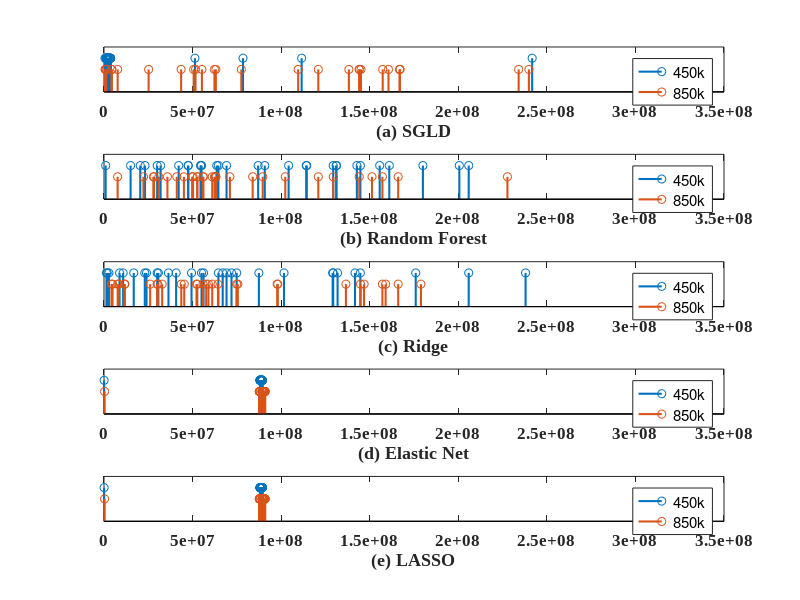

MATLAB code to generate this figure:
%% 450k
% 450k
%1218
sgld_loc=[554191	1212037	1320355	1321949	1322197	1324869	1438043	1438491	1445237	1447653	1448689	1454588	2188739	2195073	2200195	2266605	2278159	2285604	3087097	3092610	3097495	3349810	3663082	3668186	3669406	3714560	51342927	78460545	111571814	241700323
];
ridge_loc=[30018734	141694727	87437853	129387915	36397065	1805819	56179041	67010072	129074749	55058052	144720821	74900038	64568351	30673725	23027033	69173193	40716642	24000563	131860025	205885516	49401569	175980091	2769563	8788859	101621138	71986889	237988139	10798653	16790972	1364173
];
%1218
lasso_loc=[66892	88446971	88409881	88360018	88344614	88344454	88328391	88512755	88295459	88174249	88126069	88120588	88088407	88086615	88030594	88218727	88593304	88627650	88651049	89365313	89364656	89301921	89274479	89274369	89231437	89211759	89065432	89061922	88988667	88955359
];
%1218
rf_loc=[926764	144743304	205885516	161061483	155631053	180027591	64568351	142738830	104221930	87025633	42152629	30018734	200584005	131077956	31963845	131229360	47533427	23156926	114196774	69184265	20464767	54654136	129387915	114417780	54582177	47517775	15016776	55085465	90760882	63660959
];
%1218
net_loc=[66892	88446971	88409881	88360018	88344614	88344454	88328391	88512755	88295459	88174249	88126069	88120588	88088407	88086615	88030594	88218727	88593304	88627650	88651049	89365313	89364656	89301921	89274479	89274369	89231437	89211759	89065432	89061922	88988667	88955359
];

% 850k
sgld_loc2=[616255	891847	892074	894243	897008	1255217	4222306	4449308	7700550	25190326	43534354	50612978	51666902	55269631	62362877	63143246	77525647	109619019	120982749	138231664	144091190	144091202	145075641	157337316	160600841	166990043	166990418	166990606	234083006	239865707
];
rf_loc2=[55899237	166073114	62817558	63143246	61101399	35805788	227738168	52647383	63095952	83928555	52688698	49760516	50255090	151285192	71065665	102340305	7687741	157167170	28237338	56105843	22281613	30962165	120982749	41107162	62394464	27864174	144091202	129426651	89597131	45113540
];
ridge_loc2=[8304214	157167170	11774062	57685151	52221941	61112438	52690582	74897975	136564118	98091699	26059369	11590303	43620950	144801705	4825493	166073114	29974959	158975614	75544772	4222306	58948089	7726435	30313577	146814450	178919231	97788546	55899237	64339702	45304125	32835234
];
net_loc2=[318170	89510812	89597131	89669546	89730460	89778966	90104326	90181153	90198946	89359101	90327871	90477973	90507955	90601762	90601835	90646958	90902325	90930366	90942535	90413840	89296039	89282211	89106767	87716884	87730474	87740256	87839763	87959221	88062718	88114161
];
lasso_loc2=[318170	89510812	89597131	89669546	89730460	89778966	90104326	90181153	90198946	89359101	90327871	90477973	90507955	90601762	90601835	90646958	90902325	90930366	90942535	90413840	89296039	89282211	89106767	87716884	87730474	87740256	87839763	87959221	88062718	88114161
];

figure
subplot(5,1,1)
% 450k
h1=stem(sgld_loc,1.5*ones(size(sgld_loc)),'linewidth',1.5);
hold on
% 850k
h2=stem(sgld_loc2,ones(size(sgld_loc2)),'linewidth',1.5);
xlabel('(a) SGLD');
legend([h1,h2],'450k','850k');
set(gca,'xlim',[0,3.5e8],'YTick',[],'ylim',[0,2],'FontName','Times New Roman','FontSize',12,'FontWeight','Bold');

subplot(5,1,2)
% 450k
h1=stem(rf_loc,1.5*ones(size(rf_loc)),'linewidth',1.5);
hold on
% 850k
h2=stem(rf_loc2,ones(size(rf_loc2)),'linewidth',1.5);
xlabel('(b) Random Forest');
legend([h1,h2],'450k','850k');
set(gca,'xlim',[0,3.5e8],'YTick',[],'ylim',[0,2],'FontName','Times New Roman','FontSize',12,'FontWeight','Bold');

subplot(5,1,3)
% 450k
h1=stem(ridge_loc,1.5*ones(size(ridge_loc)),'linewidth',1.5);
hold on
% 850k
h2=stem(ridge_loc2,ones(size(ridge_loc2)),'linewidth',1.5);
xlabel('(c) Ridge');
legend([h1,h2],'450k','850k');
set(gca,'xlim',[0,3.5e8],'YTick',[],'ylim',[0,2],'FontName','Times New Roman','FontSize',12,'FontWeight','Bold');

subplot(5,1,4)
% 450k
h1=stem(net_loc,1.5*ones(size(net_loc)),'linewidth',1.5);
hold on
% 850k
h2=stem(net_loc2,ones(size(net_loc2)),'linewidth',1.5);
xlabel('(d) Elastic Net');
legend([h1,h2],'450k','850k');
set(gca,'xlim',[0,3.5e8],'YTick',[],'ylim',[0,2],'FontName','Times New Roman','FontSize',12,'FontWeight','Bold');

subplot(5,1,5)
% 450k
h1=stem(lasso_loc,1.5*ones(size(lasso_loc)),'linewidth',1.5);
hold on
% 850k
h2=stem(lasso_loc2,ones(size(lasso_loc2)),'linewidth',1.5);
xlabel('(e) LASSO');
legend([h1,h2],'450k','850k');
set(gca,'xlim',[0,3.5e8],'YTick',[],'ylim',[0,2],'FontName','Times New Roman','FontSize',12,'FontWeight','Bold');


